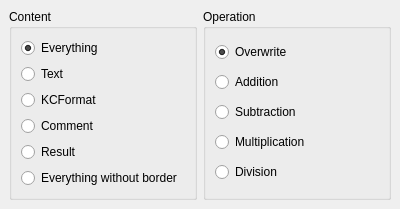
<ui version="4.0" >
 <author>Stefan Nikolaus &lt;stefan.nikolaus@kdemail.net></author>
 <comment>This file is part of the KDE project.
Copyright (C) 2006 Stefan Nikolaus &lt;stefan.nikolaus@kdemail.net>

This program is free software; you can redistribute it and/or modify
it under the terms of the GNU General Public License as published by
the Free Software Foundation; either version 2 of the License, or
(at your option) any later version.

This program is distributed in the hope that it will be useful,
but WITHOUT ANY WARRANTY; without even the implied warranty of
MERCHANTABILITY or FITNESS FOR A PARTICULAR PURPOSE.  See the
GNU General Public License for more details.

You should have received a copy of the GNU General Public License
along with this program; if not, write to the Free Software
Foundation, Inc., 51 Franklin Street, Fifth Floor, Boston, MA  02110-1301  USA
</comment>
 <exportmacro></exportmacro>
 <class>SpecialPasteWidget</class>
 <widget class="QWidget" name="SpecialPasteWidget" >
  <property name="geometry" >
   <rect>
    <x>0</x>
    <y>0</y>
    <width>400</width>
    <height>182</height>
   </rect>
  </property>
  <layout class="QHBoxLayout" >
   <property name="margin" >
    <number>9</number>
   </property>
   <property name="spacing" >
    <number>6</number>
   </property>
   <item>
    <widget class="QGroupBox" name="groupBox" >
     <property name="title" >
      <string>Content</string>
     </property>
     <layout class="QVBoxLayout" >
      <property name="margin" >
       <number>9</number>
      </property>
      <property name="spacing" >
       <number>6</number>
      </property>
      <item>
       <widget class="QRadioButton" name="everythingButton" >
        <property name="text" >
         <string>Everything</string>
        </property>
        <property name="checked" >
         <bool>true</bool>
        </property>
       </widget>
      </item>
      <item>
       <widget class="QRadioButton" name="textButton" >
        <property name="text" >
         <string>Text</string>
        </property>
       </widget>
      </item>
      <item>
       <widget class="QRadioButton" name="formatButton" >
        <property name="text" >
         <string>KCFormat</string>
        </property>
       </widget>
      </item>
      <item>
       <widget class="QRadioButton" name="commentButton" >
        <property name="text" >
         <string>Comment</string>
        </property>
       </widget>
      </item>
      <item>
       <widget class="QRadioButton" name="resultButton" >
        <property name="text" >
         <string>Result</string>
        </property>
       </widget>
      </item>
      <item>
       <widget class="QRadioButton" name="noBorderButton" >
        <property name="text" >
         <string>Everything without border</string>
        </property>
       </widget>
      </item>
     </layout>
    </widget>
   </item>
   <item>
    <widget class="QGroupBox" name="groupBox_2" >
     <property name="title" >
      <string>Operation</string>
     </property>
     <layout class="QVBoxLayout" >
      <property name="margin" >
       <number>9</number>
      </property>
      <property name="spacing" >
       <number>6</number>
      </property>
      <item>
       <widget class="QRadioButton" name="overwriteButton" >
        <property name="text" >
         <string>Overwrite</string>
        </property>
        <property name="checked" >
         <bool>true</bool>
        </property>
       </widget>
      </item>
      <item>
       <widget class="QRadioButton" name="additionButton" >
        <property name="text" >
         <string>Addition</string>
        </property>
       </widget>
      </item>
      <item>
       <widget class="QRadioButton" name="substractionButton" >
        <property name="text" >
         <string>Subtraction</string>
        </property>
       </widget>
      </item>
      <item>
       <widget class="QRadioButton" name="multiplicationButton" >
        <property name="text" >
         <string>Multiplication</string>
        </property>
       </widget>
      </item>
      <item>
       <widget class="QRadioButton" name="divisionButton" >
        <property name="text" >
         <string>Division</string>
        </property>
       </widget>
      </item>
     </layout>
    </widget>
   </item>
  </layout>
 </widget>
 <layoutfunction spacing="KDialog::spacingHint" margin="KDialog::marginHint" />
 <pixmapfunction></pixmapfunction>
 <includes>
  <include location="global" >kdialog.h</include>
 </includes>
 <resources/>
 <connections/>
</ui>
